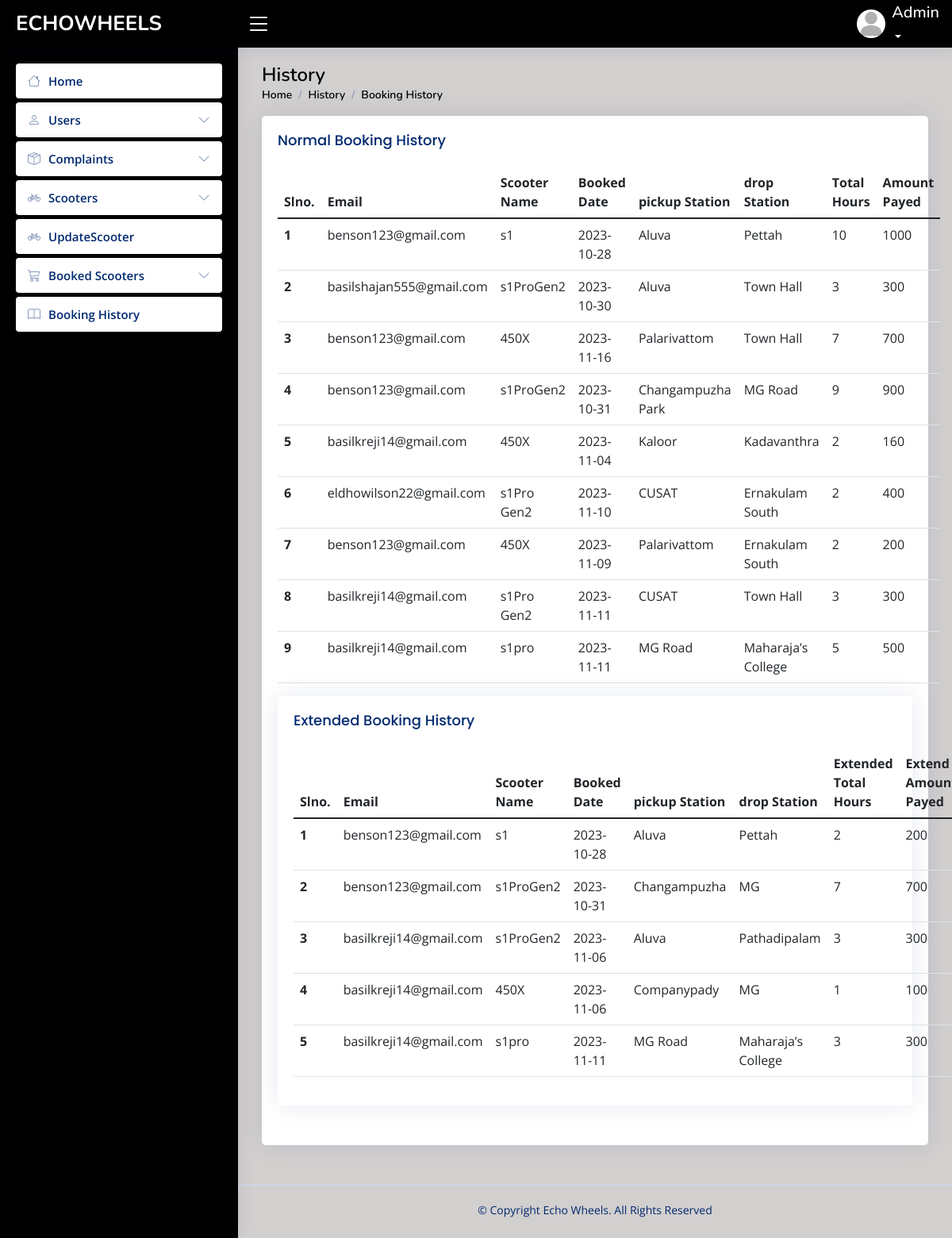
The page /admin/adminhistory.php on the database its author committed.
### tables this page shows
CREATE TABLE `booking` (
  `booking_id` int(50) NOT NULL,
  `scooter_name` varchar(50) NOT NULL,
  `scooter_category` varchar(50) NOT NULL,
  `scooter_color` varchar(50) NOT NULL,
  `scooter_id` int(11) NOT NULL,
  `scooter_rate` varchar(50) NOT NULL,
  `user_name` varchar(70) NOT NULL,
  `user_email` varchar(70) NOT NULL,
  `pickup_station` varchar(70) NOT NULL,
  `drop_station` varchar(70) NOT NULL,
  `booking_date` date NOT NULL,
  `rent_hours` time NOT NULL,
  `total` varchar(50) NOT NULL,
  `payment` int(11) NOT NULL,
  `status` int(11) NOT NULL
);

CREATE TABLE `extendbooking` (
  `extend_id` int(50) NOT NULL,
  `booking_id` int(50) NOT NULL,
  `scooter_name` varchar(50) NOT NULL,
  `scooter_id` varchar(50) NOT NULL,
  `scooter_rate` varchar(50) NOT NULL,
  `user_name` varchar(50) NOT NULL,
  `user_email` varchar(50) NOT NULL,
  `pickup_station` varchar(50) NOT NULL,
  `drop_station` varchar(50) NOT NULL,
  `booking_date` date NOT NULL,
  `extend_rent_hour` time NOT NULL,
  `extend_total` varchar(50) NOT NULL,
  `extend_payment` int(11) NOT NULL,
  `status` int(11) NOT NULL
);

### connect.php (called while the page is built, shortened)
<?php
$dbname="echowheels";
$conn=mysqli_connect("localhost","root","",$dbname);
function select_data($sql)
{
  global $conn;
  $res = mysqli_query($conn, $sql);
  if ($res)
    return $res;
  else
    return False;
}
?>

### admin/adminhistory.php (the view, shortened to what this page needs)
<?php
include("header.php");
?>
  <main id="main" class="main">
    <div class="pagetitle">
      <h1>History</h1>
      <nav>
        <ol class="breadcrumb">
          <li class="breadcrumb-item"><a href="activeuser.php">Home</a></li>
          <li class="breadcrumb-item">History</a></li>
          <li class="breadcrumb-item active">Booking History</li>
        </ol>
      </nav>
    </div>
    <div class="card">
          <div class="card-body">
            <h5 class="card-title">
            Normal Booking History
            </h5>
    <section class="section dashboard">
      <div class="row">
      <section class="section">
      <div class="row">
        <div class="col-lg-12">
              <table class="table datatable">
                <thead>
                  <tr>
                    <th scope="col">Slno.</th>
                    <th scope="col">Email</th>
                    <th scope="col">Scooter Name</th>
                    <th scope="col">Booked Date</th>
                    <th scope="col">pickup Station</th>
                    <th scope="col">drop Station</th>
                    <th scope="col">Total Hours</th>
                    <th scope="col">Amount Payed</th>
                  </tr>
                </thead>
                <tbody>
                <?php
               $sql = "select * from booking where status ='2'";
                $data=select_data($sql);
                $n=1;
                while ($row = mysqli_fetch_assoc($data)) {
                  ?>
                  <tr>
                  <th scope='row'><?php echo $n++; ?></th>
                  <td><?php echo  $row['user_email'] ?></td>
                 <td><?php echo  $row['scooter_name'] ?></td>
                 <td> <?php echo $row['booking_date'] ?></td>
                 <td><?php echo $row['pickup_station'] ?></td>
                 <td><?php echo $row['drop_station']?></td>
                 <td> <?php echo (int)$row['rent_hours']  ?></td>
                 <td> <?php echo $row['total']  ?></td>
                  <?php
                  }
                  ?>
                </tbody>
              </table>
    <div class="card">
          <div class="card-body">
            <h5 class="card-title">
            Extended Booking History
            </h5>
              <table class="table datatable">
                <thead>
                  <tr>
                    <th scope="col">Slno.</th>
                    <th scope="col">Email</th>
                    <th scope="col">Scooter Name</th>
                    <th scope="col">Booked Date</th>
                    <th scope="col">pickup Station</th>
                    <th scope="col">drop Station</th>
                    <th scope="col">Extended Total Hours</th>
                    <th scope="col">Extend Amount Payed</th>
                  </tr>
                </thead>
                <tbody>
                <?php
               $sql = "select * from extendbooking where status ='2'";
                $data=select_data($sql);
                $n=1;
                while ($row = mysqli_fetch_assoc($data)) {
                  ?>
                  <tr>
                  <th scope='row'><?php echo $n++; ?></th>
                  <td><?php echo  $row['user_email'] ?></td>
                 <td><?php echo  $row['scooter_name'] ?></td>
                 <td> <?php echo $row['booking_date'] ?></td>
                 <td><?php echo $row['pickup_station'] ?></td>
                 <td><?php echo $row['drop_station']?></td>
                 <td> <?php echo (int)$row['extend_rent_hour']  ?></td>
                 <td> <?php echo $row['extend_total']  ?></td>
                  <?php
                  }
                  ?>
                </tbody>
              </table>
            </div>
          </div>
        </div>
      </div>
    </section>
  </main>

### admin/assets/css/styleeeee.css (style rules this page uses)
:root { scroll-behavior: smooth; }
body { font-family: "Open Sans", sans-serif; background: #d2cfcf; color: #444444; }
a { color: #4154f1; text-decoration: none; }
h1, h2, h3, h4, h5, h6 { font-family: "Nunito", sans-serif; }
#main { margin-top: 60px; padding: 20px 30px; transition: all 0.3s; }
.pagetitle { margin-bottom: 10px; }
.pagetitle h1 { font-size: 24px; margin-bottom: 0; font-weight: 600; color: #000000; }
.card { margin-bottom: 30px; border: none; border-radius: 5px; box-shadow: 0px 0 30px rgba(1, 41, 112, 0.1); }
.card-title { padding: 20px 0 15px 0; font-size: 18px; font-weight: 500; color: #012970; font-family: "Poppins", sans-serif; }
.card-body { padding: 0 20px 20px 20px; }
.breadcrumb { font-size: 14px; font-family: "Nunito", sans-serif; color: #000000; font-weight: 600; }
.breadcrumb a { color: #000000; transition: 0.3s; }
.breadcrumb .breadcrumb-item::before { color: #899bbd; }
.breadcrumb .active { color: #000000; font-weight: 600; }
@media (min-width: 1200px) { #main, #footer { margin-left: 300px; } }
.footer { padding: 20px 0; font-size: 14px; transition: all 0.3s; border-top: 1px solid #cddfff; }
.footer .copyright { text-align: center; color: #012970; }
.footer .credits { padding-top: 5px; text-align: center; font-size: 13px; color: #012970; }

### rows shown on the page
booking: user_email "benson123@gmail.com", scooter_name "s1", booking_date "2023-10-28", pickup_station "Aluva", drop_station "Pettah", rent_hours "10", total "1000"
booking: user_email "basilshajan555@gmail.com", scooter_name "s1ProGen2", booking_date "2023-10-30", pickup_station "Aluva", drop_station "Town Hall", rent_hours "3", total "300"
booking: user_email "benson123@gmail.com", scooter_name "450X", booking_date "2023-11-16", pickup_station "Palarivattom", drop_station "Town Hall", rent_hours "7", total "700"
booking: user_email "benson123@gmail.com", scooter_name "s1ProGen2", booking_date "2023-10-31", pickup_station "Changampuzha Park", drop_station "MG Road", rent_hours "9", total "900"
booking: user_email "basilkreji14@gmail.com", scooter_name "450X", booking_date "2023-11-04", pickup_station "Kaloor", drop_station "Kadavanthra", rent_hours "2", total "160"
booking: user_email "eldhowilson22@gmail.com", scooter_name "s1Pro Gen2", booking_date "2023-11-10", pickup_station "CUSAT", drop_station "Ernakulam South", rent_hours "2", total "400"
booking: user_email "benson123@gmail.com", scooter_name "450X", booking_date "2023-11-09", pickup_station "Palarivattom", drop_station "Ernakulam South", rent_hours "2", total "200"
booking: user_email "basilkreji14@gmail.com", scooter_name "s1Pro Gen2", booking_date "2023-11-11", pickup_station "CUSAT", drop_station "Town Hall", rent_hours "3", total "300"
booking: user_email "basilkreji14@gmail.com", scooter_name "s1pro", booking_date "2023-11-11", pickup_station "MG Road", drop_station "Maharaja’s College", rent_hours "5", total "500"
extendbooking: user_email "benson123@gmail.com", scooter_name "s1", booking_date "2023-10-28", pickup_station "Aluva", drop_station "Pettah", extend_rent_hour "2", extend_total "200"
extendbooking: user_email "benson123@gmail.com", scooter_name "s1ProGen2", booking_date "2023-10-31", pickup_station "Changampuzha", drop_station "MG", extend_rent_hour "7", extend_total "700"
extendbooking: user_email "basilkreji14@gmail.com", scooter_name "s1ProGen2", booking_date "2023-11-06", pickup_station "Aluva", drop_station "Pathadipalam", extend_rent_hour "3", extend_total "300"
extendbooking: user_email "basilkreji14@gmail.com", scooter_name "450X", booking_date "2023-11-06", pickup_station "Companypady", drop_station "MG", extend_rent_hour "1", extend_total "100"
extendbooking: user_email "basilkreji14@gmail.com", scooter_name "s1pro", booking_date "2023-11-11", pickup_station "MG Road", drop_station "Maharaja’s College", extend_rent_hour "3", extend_total "300"
